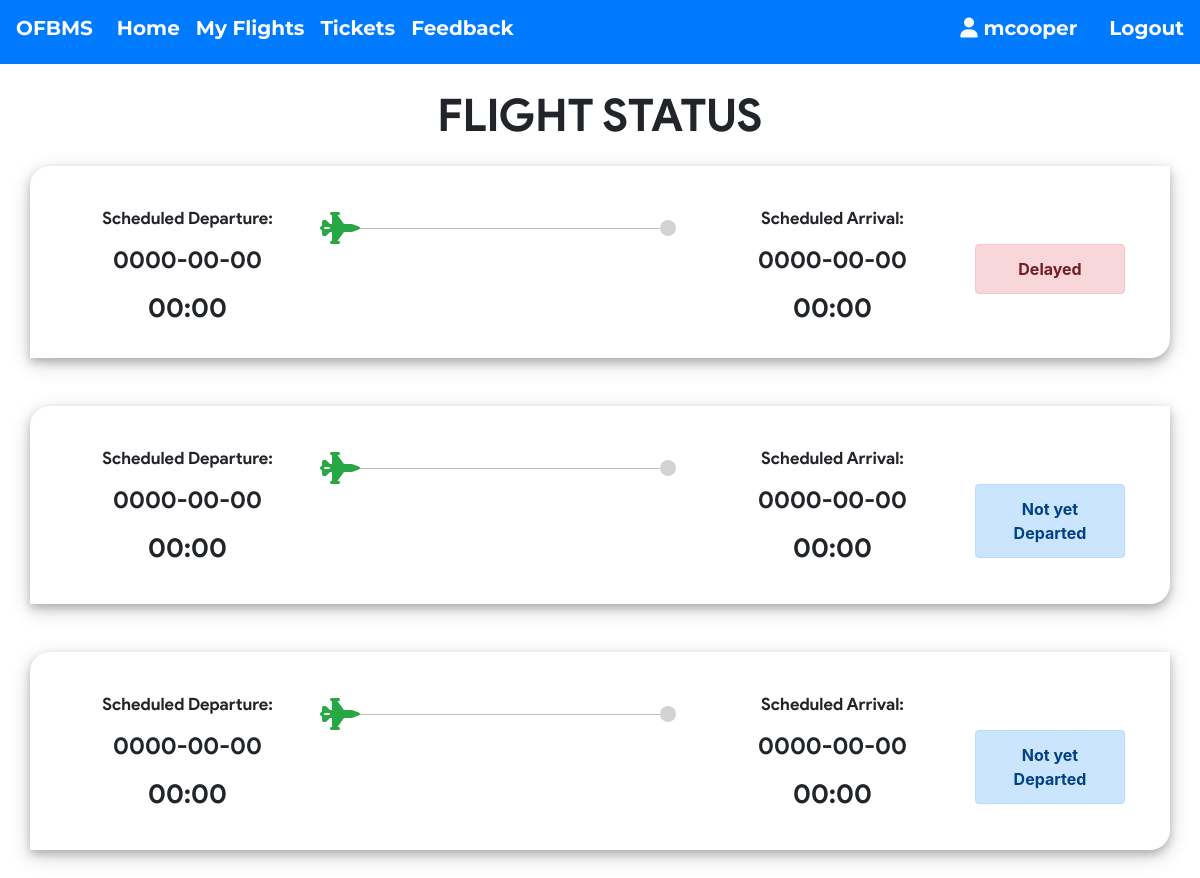
The app's page /my_flights.php (signed in) with its own data.
### tables this page shows
CREATE TABLE `ticket` (
  `ticket_id` int(11) NOT NULL,
  `passenger_id` int(11) NOT NULL,
  `flight_id` int(11) NOT NULL,
  `user_id` int(11) NOT NULL,
  `seat_no` varchar(10) NOT NULL,
  `cost` int(11) NOT NULL,
  `class` varchar(3) NOT NULL
);

CREATE TABLE `flight` (
  `flight_id` int(11) NOT NULL,
  `admin_id` int(11) NOT NULL,
  `arrivale` datetime NOT NULL,
  `departure` datetime NOT NULL,
  `Destination` varchar(20) NOT NULL,
  `source` varchar(20) NOT NULL,
  `airline` varchar(20) NOT NULL,
  `Seats` varchar(110) NOT NULL,
  `duration` varchar(20) NOT NULL,
  `Price` int(11) NOT NULL,
  `status` varchar(6) DEFAULT NULL,
  `issue` varchar(50) DEFAULT NULL,
  `last_seat` varchar(5) DEFAULT '',
  `bus_seats` int(11) DEFAULT 20,
  `last_bus_seat` varchar(5) DEFAULT ''
);

### my_flights.php (the view, shortened to what this page needs)
<?php if(isset($_SESSION['userId'])) {
    require 'helpers/init_conn_db.php';
?>
<main>
    <div class="container">
    <h1 class="text-center  mt-4 mb-4">FLIGHT STATUS</h1>
    <?php
    $sql_t = 'SELECT * FROM Ticket WHERE user_id=?';
    $stmt_t = mysqli_stmt_init($conn);
    if(!mysqli_stmt_prepare($stmt_t,$sql_t)) {
        header('Location: ticket.php?error=sqlerror');
        exit();
    } else {
        mysqli_stmt_bind_param($stmt_t,'i',$_SESSION['userId']);
        mysqli_stmt_execute($stmt_t);
        $result_t = mysqli_stmt_get_result($stmt_t);
        while($row_t = mysqli_fetch_assoc($result_t)) {
            $sql = 'SELECT * FROM Passenger_profile WHERE passenger_id=?';
            $stmt = mysqli_stmt_init($conn);
            if(!mysqli_stmt_prepare($stmt,$sql)) {
                header('Location: my_flights.php?error=sqlerror');
                exit();
            } else {
                mysqli_stmt_bind_param($stmt,'i',$row_t['passenger_id']);
                mysqli_stmt_execute($stmt);
                $result = mysqli_stmt_get_result($stmt);
                if ($row = mysqli_fetch_assoc($result)) {
                    $sql_f = 'SELECT * FROM Flight WHERE flight_id=? ';
                    $stmt_f = mysqli_stmt_init($conn);
                    if(!mysqli_stmt_prepare($stmt_f,$sql_f)) {
                        header('Location: my_flights.php?error=sqlerror');
                        exit();
                    } else {
                        mysqli_stmt_bind_param($stmt_f,'i',$row_t['flight_id']);
                        mysqli_stmt_execute($stmt_f);
                        $result_f = mysqli_stmt_get_result($stmt_f);
                        if($row_f = mysqli_fetch_assoc($result_f)) {
                            $date_time_dep = $row_f['departure'];
                            $date_dep = substr($date_time_dep,0,10);
                            $time_dep = substr($date_time_dep,10,6) ;
                            $date_time_arr = $row_f['arrivale'];
                            $date_arr = substr($date_time_arr,0,10);
                            $time_arr = substr($date_time_arr,10,6) ;
                            if($row_f['status'] === '') {
                                $status = "Not yet Departed";
                                $alert = 'alert-primary';
                            } else if($row_f['status'] === 'dep') {
                                $status = "Departed";
                                $alert = 'alert-info';
                            } else if($row_f['status'] === 'issue') {
                                $status = "Delayed";
                                $alert = 'alert-danger';
                            } else if($row_f['status'] === 'arr') {
                                $status = "Arrived";
                                $alert = 'alert-success';
                            }
                            echo '
                            <div class="row out mb-5 ">
                                <div class="col-md-4 order-lg-3 order-md-1"> ';
                                if($row_f['status'] === 'arr') {
                                    echo '
                                    <div class="row">
                                        <div class="col-1 p-0 m-0">
                                            <i class="fa fa-circle mt-4 text-success"
                                                style="float: right;"></i>
                                        </div>
                                        <div class="col-10 p-0 m-0 mt-3" style="float: right;">
                                            <hr class="bg-success">
                                        </div>
                                        <div class="col-1 p-0 m-0">
                                            <i class="fa fa-2x fa-fighter-jet mt-3 text-success"
                                                ></i>
                                        </div>
                                    </div>
                                    ';
                                } else {
                                    echo '
                                    <div class="row">
                                        <div class="col-1 p-0 m-0">
                                            <i class="fa fa-2x fa-fighter-jet mt-3 text-success"
                                                style="float: right;"></i>
                                        </div>
                                        <div class="col-10 p-0 m-0 mt-3" style="float: right;">
                                            <hr style="background-color: lightgrey;">
                                        </div>
                                        <div class="col-1 p-0 m-0">
                                            <i class="fa fa-circle mt-4"
                                                style="color: lightgrey;"></i>
                                        </div>
                                    </div>
                                    ';
                                }
                                    echo '
                                </div>
                                <div class="col-md-3 col-6 order-md-2 pl-0 text-center
                                    order-lg-2 card-dep">
                                    <p class="city">'.$row_f['source'].'</p>
                                    <p class="stat">Scheduled Departure:</p>
                                    <p class="date">'.$date_dep.'</p>
                                    <p class="time">'.$time_dep.'</p>
                                </div>
                                <div class="col-md-3 col-6 order-md-4 pr-0 text-center
                                    order-lg-4 card-arr"
                                    style="float: right;">
                                    <p class="city">'.$row_f['Destination'].'</p>
                                    <p class="stat">Scheduled Arrival:</p>
                                    <p class="date">'.$date_arr.'</p>
                                    <p class="time">'.$time_arr.'</p>
                                </div>
                                <div class="col-lg-2 order-md-12">
                                    <div class="alert '.$alert.' mt-5 text-center"
                                        role="alert">
                                        '.$status.'
                                    </div>
                                </div>
                            </div> ';
                        }
                    }
                }
            }
        }
    }
    ?>
</div>
</main>
<?php } ?>

### my_flights.php (style rules this page uses)
body { background: transparent; }
div.out { padding: 30px; box-shadow: 0 4px 8px 0 rgba(0, 0, 0, 0.2), 0 6px 20px 0 rgba(0, 0, 0, 0.19); border-top-left-radius: 20px; border-bottom-right-radius: 20px; }
p { margin-bottom: 10px; font-family: product sans; }
.alert { font-weight: bold; }
.date { font-size: 24px; }
.time { font-size: 27px; margin-bottom: 0px; }
.stat { font-size: 17px; }
h1 { font-weight: lighter !important; font-size: 45px !important; margin-bottom: 20px; font-family :'product sans' !important; font-weight: bolder; }
.row { background-color: white; }

### records on screen
ticket: flight.departure "0000-00-00", flight.departure "00:00", flight.arrivale "0000-00-00", flight.arrivale "00:00", flight.status "Delayed"
ticket: flight.departure "0000-00-00", flight.departure "00:00", flight.arrivale "0000-00-00", flight.arrivale "00:00", flight.status "Not yet Departed"
ticket: flight.departure "0000-00-00", flight.departure "00:00", flight.arrivale "0000-00-00", flight.arrivale "00:00", flight.status "Not yet Departed"

### other values on screen
$_SESSION['userUid'] "mcooper"
